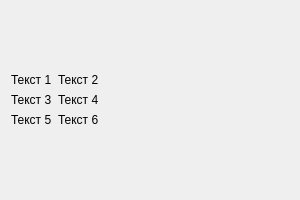
<?xml version="1.0" encoding="UTF-8"?>
<ui version="4.0">
 <class>NewForm</class>
 <widget class="QDialog" name="NewForm">
  <property name="geometry">
   <rect>
    <x>0</x>
    <y>0</y>
    <width>300</width>
    <height>200</height>
   </rect>
  </property>
  <property name="sizePolicy">
   <sizepolicy hsizetype="Expanding" vsizetype="Expanding">
    <horstretch>0</horstretch>
    <verstretch>0</verstretch>
   </sizepolicy>
  </property>
  <property name="minimumSize">
   <size>
    <width>300</width>
    <height>200</height>
   </size>
  </property>
  <property name="windowTitle">
   <string>Новое окно</string>
  </property>
  <layout class="QVBoxLayout" name="verticalLayout">
   <item>
    <layout class="QFormLayout" name="formLayout">
     <property name="formAlignment">
      <set>Qt::AlignLeading|Qt::AlignLeft|Qt::AlignVCenter</set>
     </property>
     <item row="0" column="0">
      <widget class="QLabel" name="label_1">
       <property name="text">
        <string>Текст 1</string>
       </property>
      </widget>
     </item>
     <item row="0" column="1">
      <widget class="QLabel" name="label_2">
       <property name="text">
        <string>Текст 2</string>
       </property>
      </widget>
     </item>
     <item row="1" column="0">
      <widget class="QLabel" name="label_3">
       <property name="text">
        <string>Текст 3</string>
       </property>
      </widget>
     </item>
     <item row="1" column="1">
      <widget class="QLabel" name="label_4">
       <property name="text">
        <string>Текст 4</string>
       </property>
      </widget>
     </item>
     <item row="2" column="0">
      <widget class="QLabel" name="label_5">
       <property name="text">
        <string>Текст 5</string>
       </property>
      </widget>
     </item>
     <item row="2" column="1">
      <widget class="QLabel" name="label_6">
       <property name="text">
        <string>Текст 6</string>
       </property>
      </widget>
     </item>
    </layout>
   </item>
  </layout>
 </widget>
 <resources/>
 <connections/>
</ui>
